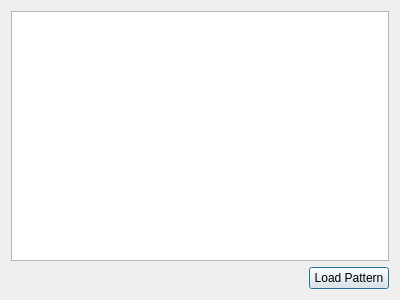
<?xml version="1.0" encoding="UTF-8"?>
<ui version="4.0">
 <class>LoadPatternDialog</class>
 <widget class="QDialog" name="LoadPatternDialog">
  <property name="geometry">
   <rect>
    <x>0</x>
    <y>0</y>
    <width>400</width>
    <height>300</height>
   </rect>
  </property>
  <property name="windowTitle">
   <string>Dialog</string>
  </property>
  <layout class="QVBoxLayout" name="verticalLayout">
   <item>
    <widget class="QListWidget" name="patternsListWidget"/>
   </item>
   <item>
    <widget class="QPushButton" name="loadButton">
     <property name="sizePolicy">
      <sizepolicy hsizetype="Fixed" vsizetype="Fixed">
       <horstretch>0</horstretch>
       <verstretch>0</verstretch>
      </sizepolicy>
     </property>
     <property name="layoutDirection">
      <enum>Qt::RightToLeft</enum>
     </property>
     <property name="text">
      <string>Load Pattern</string>
     </property>
    </widget>
   </item>
  </layout>
 </widget>
 <resources/>
 <connections/>
</ui>
